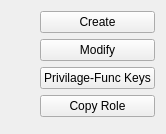
                 <widget class="QWidget" name="page_34">
                  <property name="geometry">
                   <rect>
                    <x>-83</x>
                    <y>0</y>
                    <width>166</width>
                    <height>134</height>
                   </rect>
                  </property>
                  <attribute name="label">
                   <string>Roles</string>
                  </attribute>
                  <layout class="QGridLayout" name="gridLayout_34">
                   <item row="5" column="1">
                    <widget class="QPushButton" name="QAct_Modify_Roles_Privilages">
                     <property name="text">
                      <string>Privilage-Func Keys</string>
                     </property>
                    </widget>
                   </item>
                   <item row="4" column="1">
                    <widget class="QPushButton" name="QAct_Modify_Role">
                     <property name="text">
                      <string>Modify</string>
                     </property>
                    </widget>
                   </item>
                   <item row="6" column="1">
                    <widget class="QPushButton" name="QAct_Copy_Role">
                     <property name="text">
                      <string>Copy Role</string>
                     </property>
                    </widget>
                   </item>
                   <item row="3" column="1">
                    <widget class="QPushButton" name="QAct_Create_Role">
                     <property name="text">
                      <string>Create</string>
                     </property>
                    </widget>
                   </item>
                   <item row="7" column="1">
                    <spacer name="verticalSpacer_23">
                     <property name="orientation">
                      <enum>Qt::Vertical</enum>
                     </property>
                     <property name="sizeHint" stdset="0">
                      <size>
                       <width>71</width>
                       <height>29</height>
                      </size>
                     </property>
                    </spacer>
                   </item>
                   <item row="4" column="0">
                    <layout class="QGridLayout" name="gridLayout_52">
                     <item row="0" column="0">
                      <spacer name="horizontalSpacer_20">
                       <property name="orientation">
                        <enum>Qt::Horizontal</enum>
                       </property>
                       <property name="sizeHint" stdset="0">
                        <size>
                         <width>40</width>
                         <height>20</height>
                        </size>
                       </property>
                      </spacer>
                     </item>
                    </layout>
                   </item>
                  </layout>
                 </widget>
